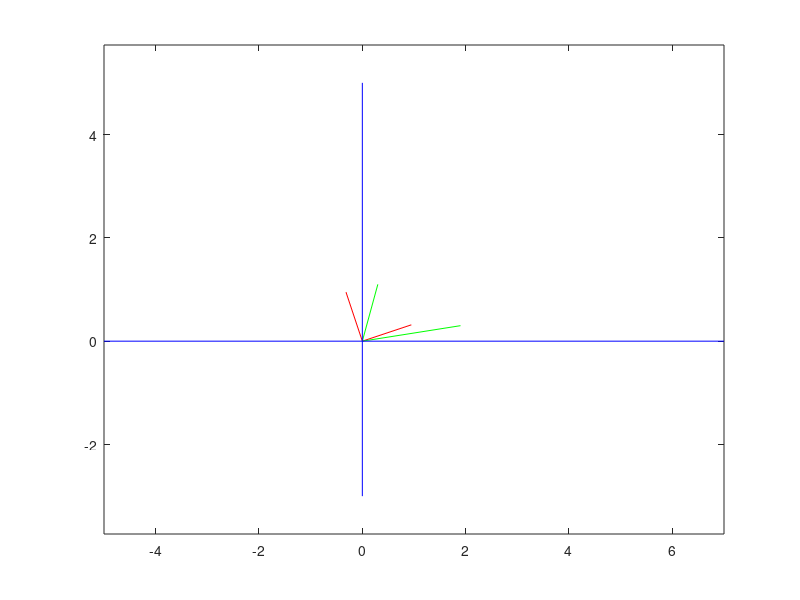

Write MATLAB code to recreate this figure.
clear ; close all; clc;U = [ 3 -1 ;      1  3 ];D = [ 2  0 ;      0  1 ];      U(:,1) ./= norm(U(:,1));U(:,2) ./= norm(U(:,2));A = U * D * U';plot([0, U(1,1)], [0, U(2,1)], 'r-', [0, U(1,2)], [0, U(2,2)], 'r-');axis("square", "equal");hold on;#plot([0, A(1,1)], [0, A(2,1)], 'g-', [0, A(1,2)], [0, A(2,2)], 'g-');plot([0, A(1,1)], [0, A(2,1)], 'g-', [0, A(1,2)], [0, A(2,2)], 'g-');plot([0, 0], [-3, 5], 'b-', [7, -5], [0, 0], 'b-');